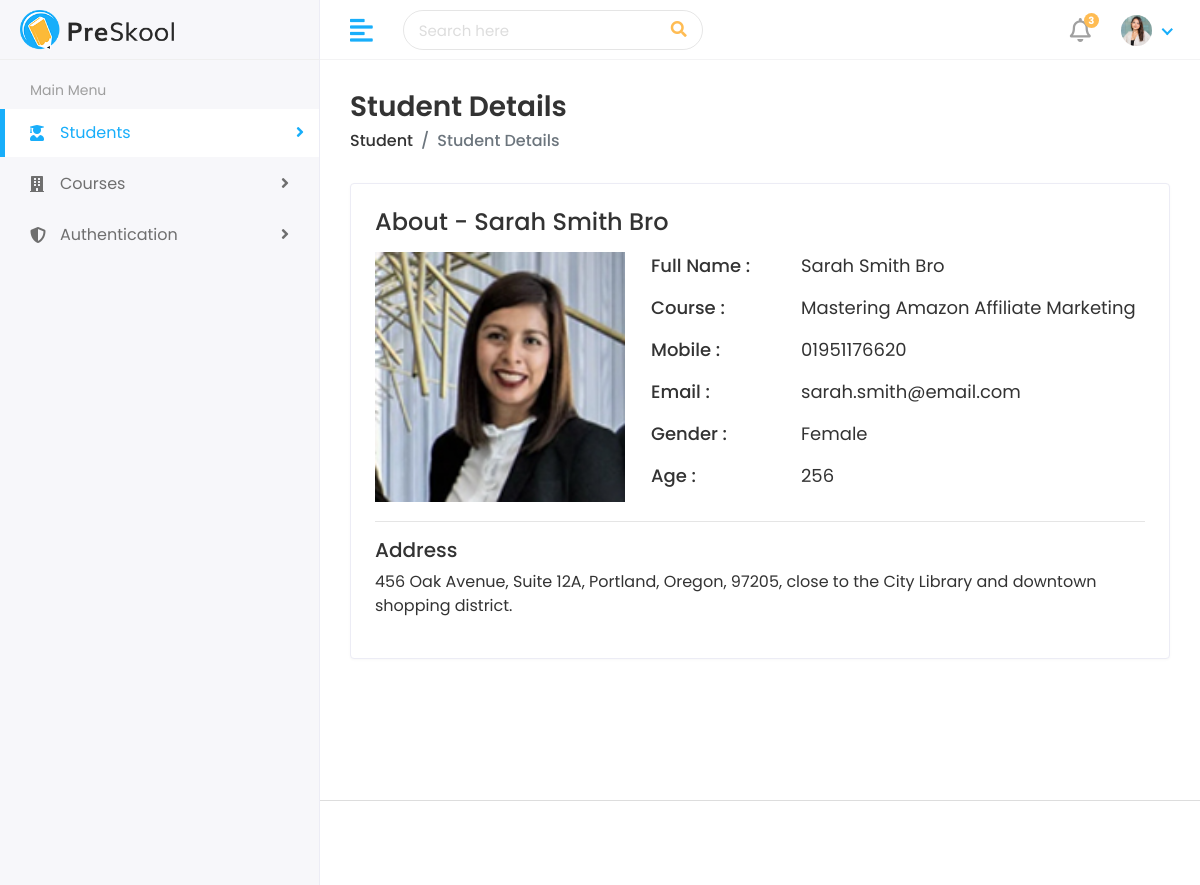
The app's page /student/2/ (signed in), older data.
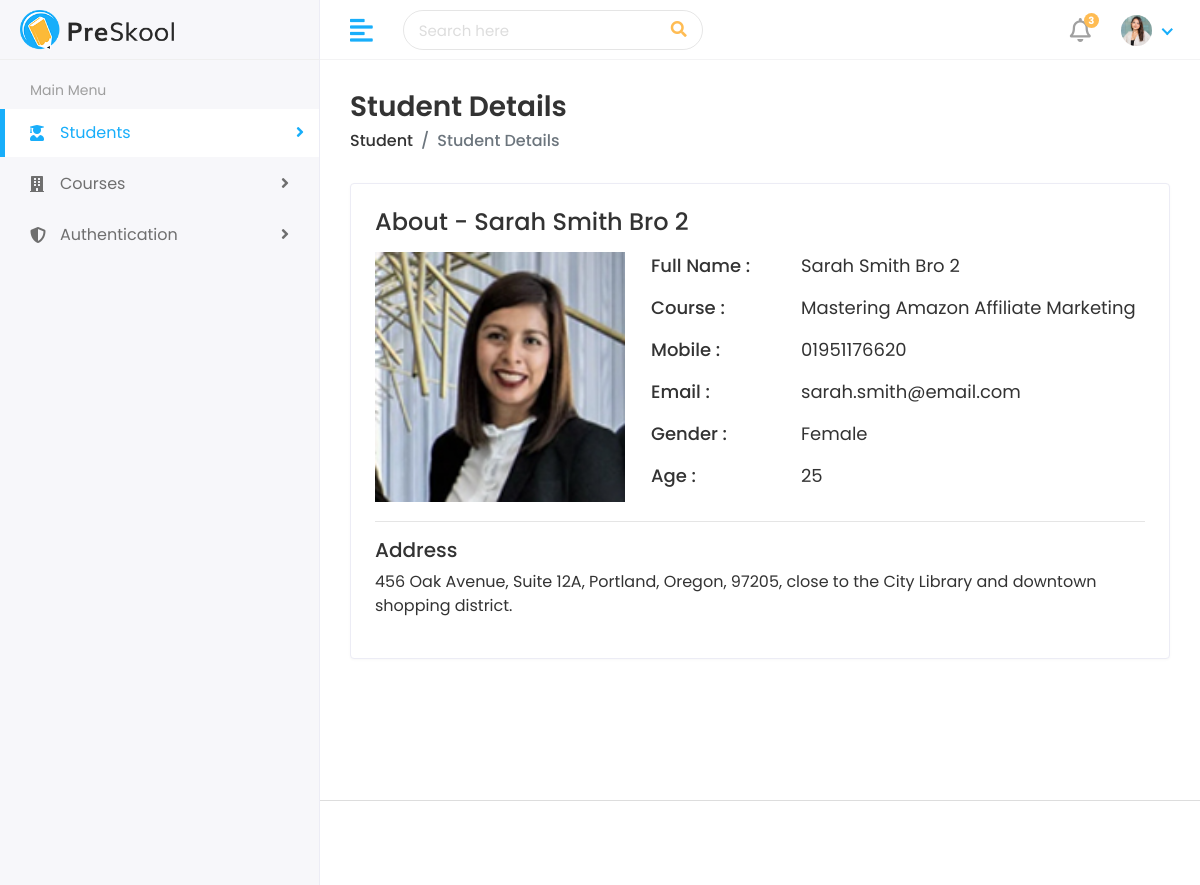
The same page, newer data.
### student/models.py (models this page shows, shortened)
class Student(models.Model):
    GENDER_CHOICES = (
        ('Male', 'Male'),
        ('Female', 'Female'),
    )
    COUNTRY_CHOICES = (
        ('Bangladesh', 'Bangladesh'),
        ('United States', 'United States'),
        ('United Kingdom', 'United Kingdom'),
        ('Germany', 'Germany'),
    )
    name = models.CharField(max_length=100)
    email = models.EmailField(unique=True)
    age = models.IntegerField(blank=False,null=False)
    address = models.TextField(max_length=255,blank=True, null=True)
    gender = models.CharField(max_length=10, choices=GENDER_CHOICES, blank=True, null=True)
    nationality = models.CharField(max_length=50, choices=COUNTRY_CHOICES, blank=True, null=True)
    phone = models.CharField(max_length=15)
    course = models.ForeignKey(Course, on_delete=models.CASCADE)
    photo = models.ImageField(upload_to=student_directory_path, default='profile_default.png')
    active = models.BooleanField(default=False)
    user = models.ForeignKey(User, on_delete=models.CASCADE, related_name='user_students')
    created_at = models.DateTimeField(auto_now_add=True)
    updated_at = models.DateTimeField(auto_now=True)

class Course(models.Model):
    name = models.CharField(max_length=100, unique=True)
    duration = models.IntegerField()
    fee = models.IntegerField()
    active = models.BooleanField(default=True)
    image = models.ImageField(upload_to=course_directory_path, default='Course_default.jpg')

### student/views.py (the view)
# urls.py: path('student/<int:id>/', views.StudentDetailView.as_view(), name='student_details'),
class StudentDetailView(LoginRequiredMixin, DetailView):
    model = Student
    template_name = "students/student_details.html"
    context_object_name = 'student'
    pk_url_kwarg = 'id'

### templates/students/student_details.html (shortened to what this page needs)
{% extends 'layout/base.html' %}
{% load static %}
{% block content %}
<div class="page-wrapper">
    <div class="content container-fluid">
        <div class="page-header">
            <div class="row">
                <div class="col-sm-12">
                    <h3 class="page-title">Student Details</h3>
                    <ul class="breadcrumb">
                        <li class="breadcrumb-item"><a href="">Student</a></li>
                        <li class="breadcrumb-item active">Student Details</li>
                    </ul>
                </div>
            </div>
        </div>
        <div class="card">
            <div class="card-body">
                <div class="row">
                    <div class="col-md-12">
                        <div class="about-info">
                            <h4>About - {{student.name|capfirst}}</h4>
                            <div class="media mt-3">
                                <img src="{{student.photo.url}}" class="mr-3" alt="...">
                                <div class="media-body">
                                    <ul>
                                        <li>
                                            <span class="title-span">Full Name : </span>
                                            <span class="info-span">{{student.name}}</span>
                                        </li>
                                        <li>
                                            <span class="title-span">Course : </span>
                                            <span class="info-span">{{student.course.name}}</span>
                                        </li>
                                        <li>
                                            <span class="title-span">Mobile : </span>
                                            <span class="info-span">{{student.phone}}</span>
                                        </li>
                                        <li>
                                            <span class="title-span">Email : </span>
                                            <span class="info-span">{{student.email}}</span>
                                        </li>
                                        <li>
                                            <span class="title-span">Gender : </span>
                                            <span class="info-span">{{student.gender}}</span>
                                        </li>
                                        <li>
                                            <span class="title-span">Age : </span>
                                            <span class="info-span">{{student.age}}</span>
                                        </li>
                                    </ul>
                                </div>
                            </div>
                            <hr>
                            <div class="row mt-2">
                                <div class="col-md-12">
                                    <h5>Address</h5>
                                    <p>{{student.address}}</p>
                                </div>
                            </div>
                        </div>
                    </div>
                </div>
            </div>
        </div>
    </div>
</div>
{% endblock content %}

### templates/layout/base.html (shortened to what this page needs)
<!DOCTYPE html>
<html lang="en">
    {% load static %}
   <head>
      <link rel="stylesheet" href="{% static 'assets/plugins/bootstrap/css/bootstrap.min.css' %}">
      <link rel="stylesheet" href="{% static 'assets/plugins/fontawesome/css/fontawesome.min.css' %}">
      <link rel="stylesheet" href="{% static 'assets/plugins/fontawesome/css/all.min.css' %}">
      <link rel="stylesheet" href="{% static 'assets/css/style.css' %}">
   </head>
   <body>
      <div class="main-wrapper">
         <div class="header">
            <div class="header-left">
               <a href="{% url 'index' %}" class="logo">
               <img src="{% static 'assets/img/logo.png' %}" alt="Logo">
               </a>
            </div>
            <a href="javascript:void(0);" id="toggle_btn">
            <i class="fas fa-align-left"></i>
            </a>
            <div class="top-nav-search">
               <form>
                  <input type="text" class="form-control" placeholder="Search here">
                  <button class="btn" type="submit"><i class="fas fa-search"></i></button>
               </form>
            </div>
            <ul class="nav user-menu">
               <li class="nav-item dropdown noti-dropdown">
                  <a href="#" class="dropdown-toggle nav-link" data-toggle="dropdown">
                  <i class="far fa-bell"></i> <span class="badge badge-pill">3</span>
                  </a>
               </li>
               <li class="nav-item dropdown has-arrow">
                  <a href="#" class="dropdown-toggle nav-link" data-toggle="dropdown">
                  <span class="user-img"><img class="rounded-circle" src="{% static 'assets/img/profiles/avatar-01.jpg' %}" width="31" alt="Ryan Taylor"></span>
                  </a>
               </li>
            </ul>
         </div>
         {% include 'layout/sidebar.html' %}
         {% block content %}
         {% endblock content %}
      </div>
      <div class="div">
         <footer>
            <p>Copyright © 2025 MinionsMilu.</p>
         </footer>
      </div>
   </body>
</html>

### templates/layout/sidebar.html (shortened to what this page needs)
{% load static %}
<div class="sidebar" id="sidebar">
   <div class="sidebar-inner slimscroll">
      <div id="sidebar-menu" class="sidebar-menu">
         <ul>
            <li class="menu-title">
               <span>Main Menu</span>
            </li>
            <li class="submenu active">
               <a href="#"><i class="fas fa-user-graduate"></i> <span> Students</span> <span
                     class="menu-arrow"></span></a>
            </li>
            <li class="submenu">
               <a href="#"><i class="fas fa-building"></i> <span> Courses</span> <span class="menu-arrow"></span></a>
            </li>
            <li class="submenu">
               <a href="#"><i class="fas fa-shield-alt"></i> <span> Authentication </span> <span
                     class="menu-arrow"></span></a>
            </li>
         </ul>
      </div>
   </div>
</div>

Row changes from the older to the newer data that the page shows:
changed Student "sarah.smith@email.com": name "Sarah Smith Bro" → "Sarah Smith Bro 2"; age "256" → "25"
